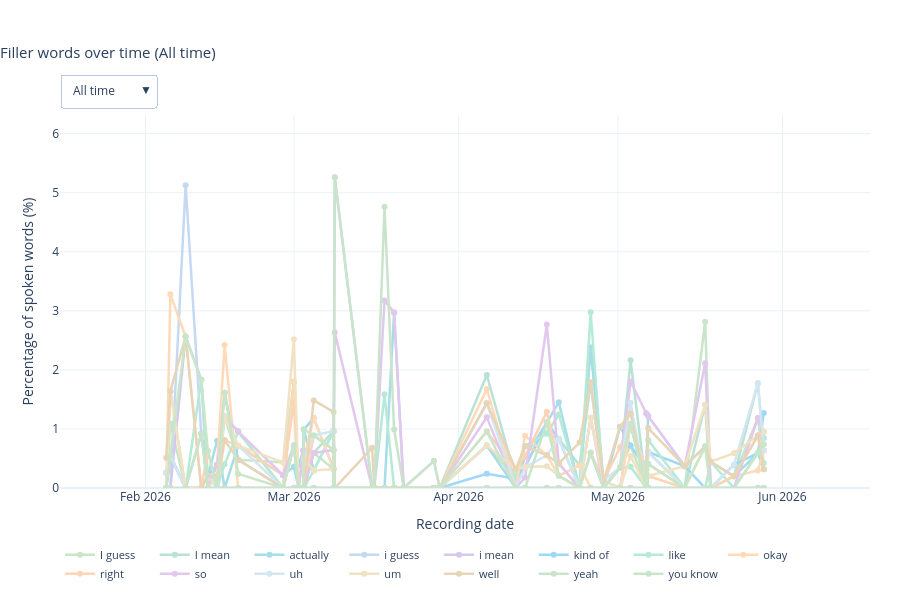

Notebook source saved alongside this figure:
### Code cell
# Plot 2: Filler words over time as interactive line chart with time frame selector.
import plotly.graph_objects as go
from dateutil.relativedelta import relativedelta
from datetime import timedelta

if not records:
    print('No recordings available to plot.')
else:
    time_ordered_records = sorted(records, key=lambda r: (r['recording_dt'], r['recording_id']))
    today_datetime = datetime.combine(TODAY, datetime.min.time())

    monday_this_week = today_datetime - timedelta(days=today_datetime.weekday())
    sunday_this_week = monday_this_week + timedelta(days=6)
    monday_last_week = monday_this_week - timedelta(days=7)
    sunday_last_week = monday_last_week + timedelta(days=6)

    time_frames = {
        'This week':  ('week',   monday_this_week,                         sunday_this_week),
        'Last week':  ('week',   monday_last_week,                         sunday_last_week),
        'Month':      ('month',  today_datetime.replace(day=1),            today_datetime),
        '6 months':   ('period', today_datetime - relativedelta(months=6), today_datetime),
        'Year':       ('period', today_datetime.replace(month=1, day=1),   today_datetime),
        'All time':   ('all',    None,                                      None),
    }

    XFMT = {
        'This week':  ('%a %d', 86400000),
        'Last week':  ('%a %d', 86400000),
        'Month':      ('%b %d', None),
        '6 months':   ('%b %Y', 'M1'),
        'Year':       ('%b',    'M1'),
        'All time':   ('%b %Y', 'M1'),
    }

    def get_filtered_data(frame_type, start_date, end_date):
        if frame_type == 'all':
            return time_ordered_records
        return [r for r in time_ordered_records if start_date <= r['recording_dt'] <= end_date]

    def xaxis_range(frame_type, start_date, end_date):
        if frame_type == 'all':
            if not time_ordered_records:
                return [None, None]
            dts = [r['recording_dt'] for r in time_ordered_records]
            pad = timedelta(days=20)
            return [(min(dts) - pad).isoformat(), (max(dts) + pad).isoformat()]
        pad = timedelta(days=1)
        return [(start_date - pad).isoformat(), (end_date + pad).isoformat()]

    NO_DATA_ANNOTATION = dict(
        text='No recordings in this timeframe',
        xref='paper', yref='paper',
        x=0.5, y=0.5,
        showarrow=False,
        font=dict(size=17, color='#aaaaaa'),
        xanchor='center', yanchor='middle',
    )

    frame_data = {}
    for frame_name, (frame_type, start_date, end_date) in time_frames.items():
        filtered = get_filtered_data(frame_type, start_date, end_date)
        traces = {}
        max_val = 0.0
        for word in filler_words:
            if filtered:
                dates  = [r['recording_dt'] for r in filtered]
                values = np.array(
                    [100.0 * r['filler_counts'].get(word, 0) / max(r['total_words'], 1)
                     for r in filtered], dtype=float)
                has_data = bool(np.any(values > 0))
                max_val  = max(max_val, float(np.nanmax(values)) if has_data else 0.0)
            else:
                dates, values, has_data = [], np.array([]), False
            traces[word] = {'dates': dates, 'values': values, 'has_data': has_data}
        frame_data[frame_name] = {
            'traces':  traces,
            'y_max':   max(5.0, max_val * 1.2),
            'empty':   len(filtered) == 0,
            'x_range': xaxis_range(frame_type, start_date, end_date),
        }

    default_frame = 'All time'
    default_data  = frame_data[default_frame]

    fig = go.Figure()
    for word in filler_words:
        td = default_data['traces'][word]
        fig.add_trace(go.Scatter(
            x=td['dates'], y=td['values'],
            name=word, mode='lines+markers',
            visible=td['has_data'],
            line=dict(color=word_colors[word], width=2.5),
            marker=dict(size=6),
            hovertemplate='<b>%{x|%b %d, %Y}</b><br>' + word + ': %{y:.2f}%<extra></extra>',
        ))

    timeframe_buttons = []
    for frame_name, (frame_type, start_date, end_date) in time_frames.items():
        fdata = frame_data[frame_name]
        fmt, dtick = XFMT[frame_name]
        new_x       = [fdata['traces'][w]['dates']    for w in filler_words]
        new_y       = [fdata['traces'][w]['values']   for w in filler_words]
        new_visible = [fdata['traces'][w]['has_data'] for w in filler_words]
        layout_update = {
            'title.text':       f'Filler words over time ({frame_name})',
            'xaxis.tickformat': fmt,
            'xaxis.range':      fdata['x_range'],
            'yaxis.range':      [0, fdata['y_max']],
        }
        if dtick is not None:
            layout_update['xaxis.dtick'] = dtick
        else:
            layout_update['xaxis.dtick'] = None
        layout_update['annotations'] = [NO_DATA_ANNOTATION] if fdata['empty'] else []
        timeframe_buttons.append({
            'label': frame_name, 'method': 'update',
            'args': [{'x': new_x, 'y': new_y, 'visible': new_visible}, layout_update],
        })

    default_fmt, default_dtick = XFMT[default_frame]

    fig.update_layout(
        title=dict(text=f'Filler words over time ({default_frame})',
                   x=0.0, xanchor='left', font=dict(size=15)),
        xaxis=dict(title='Recording date', tickformat=default_fmt,
                   dtick=default_dtick, range=default_data['x_range']),
        yaxis=dict(title='Percentage of spoken words (%)', range=[0, default_data['y_max']]),
        template='plotly_white', height=600, hovermode='closest',
        annotations=[] if not default_data['empty'] else [NO_DATA_ANNOTATION],
        legend=dict(orientation='h', yanchor='top', y=-0.14, xanchor='left', x=0, font=dict(size=11)),
        margin=dict(b=110, t=115, l=60, r=30),
        updatemenus=[{
            'buttons': timeframe_buttons, 'active': 5, 'direction': 'down', 'showactive': True,
            'x': 0.0, 'xanchor': 'left', 'y': 1.0, 'yanchor': 'bottom',
            'pad': {'b': 8}, 'bgcolor': 'white', 'bordercolor': '#B7C7E5', 'borderwidth': 1,
        }],
    )
    fig.show()

### Figure 1 — Plotly figure (JSON) as saved in the notebook; plotly's stock layout.template omitted (floating-point values rounded to 4 significant figures; data arrays with more than 128 entries replaced by an {"elided": "..."} marker saying what was removed)
{"data": [{"hovertemplate": "<b>%{x|%b %d, %Y}</b><br>I guess: %{y:.2f}%<extra></extra>", "line": {"color": "#C8E6C9", "width": 2.5}, "marker": {"size": 6}, "mode": "lines+markers", "name": "I guess", "type": "scatter", "visible": true, "x": ["2026-02-04T21:33:37", "2026-02-05T16:40:22", "2026-02-08T13:32:37", "2026-02-11T12:22:54", "2026-02-12T18:10:40", "2026-02-14T12:09:22", "2026-02-15T21:52:36", "2026-02-18T11:16:54", "2026-02-26T22:17:24", "2026-02-28T22:56:39", "2026-03-01T20:31:04", "2026-03-02T17:41:13", "2026-03-02T20:13:59", "2026-03-04T16:48:26", "2026-03-08T10:29:07", "2026-03-08T15:51:49", "2026-03-15T16:42:13", "2026-03-16T02:34:06", "2026-03-18T00:44:47", "2026-03-19T20:08:54", "2026-03-21T15:30:38", "2026-03-27T07:52:28", "2026-03-28T10:22:06", "2026-04-06T07:13:08", "2026-04-11T18:07:40", "2026-04-13T12:17:18", "2026-04-17T14:34:50", "2026-04-19T20:46:42", "2026-04-23T18:33:22", "2026-04-25T21:01:21", "2026-04-28T07:03:59", "2026-05-01T10:00:54", "2026-05-03T09:14:24", "2026-05-06T08:19:38", "2026-05-06T08:24:56", "2026-05-06T16:51:33", "2026-05-13T14:00:36", "2026-05-17T10:30:51", "2026-05-18T11:13:11", "2026-05-22T20:50:21", "2026-05-27T08:52:51", "2026-05-28T11:47:49"], "y": [0.0, 1.093, 0.0, 0.0, 0.2075, 0.2, 1.21, 0.4773, 0.4338, 1.799, 0.0, 0.0, 0.0, 0.5935, 0.3215, 0.0, 0.0, 0.0, 0.0, 0.0, 0.0, 0.0, 0.0, 0.7177, 0.1587, 0.3546, 1.107, 0.2075, 0.0, 2.381, 0.0, 0.346, 0.7207, 0.0, 0.0, 0.4057, 0.0, 2.817, 0.0, 0.1972, 1.183, 0.4237]}, {"hovertemplate": "<b>%{x|%b %d, %Y}</b><br>I mean: %{y:.2f}%<extra></extra>", "line": {"color": "#B8E2D4", "width": 2.5}, "marker": {"size": 6}, "mode": "lines+markers", "name": "I mean", "type": "scatter", "visible": true, "x": ["2026-02-04T21:33:37", "2026-02-05T16:40:22", "2026-02-08T13:32:37", "2026-02-11T12:22:54", "2026-02-12T18:10:40", "2026-02-14T12:09:22", "2026-02-15T21:52:36", "2026-02-18T11:16:54", "2026-02-26T22:17:24", "2026-02-28T22:56:39", "2026-03-01T20:31:04", "2026-03-02T17:41:13", "2026-03-02T20:13:59", "2026-03-04T16:48:26", "2026-03-08T10:29:07", "2026-03-08T15:51:49", "2026-03-15T16:42:13", "2026-03-16T02:34:06", "2026-03-18T00:44:47", "2026-03-19T20:08:54", "2026-03-21T15:30:38", "2026-03-27T07:52:28", "2026-03-28T10:22:06", "2026-04-06T07:13:08", "2026-04-11T18:07:40", "2026-04-13T12:17:18", "2026-04-17T14:34:50", "2026-04-19T20:46:42", "2026-04-23T18:33:22", "2026-04-25T21:01:21", "2026-04-28T07:03:59", "2026-05-01T10:00:54", "2026-05-03T09:14:24", "2026-05-06T08:19:38", "2026-05-06T08:24:56", "2026-05-06T16:51:33", "2026-05-13T14:00:36", "2026-05-17T10:30:51", "2026-05-18T11:13:11", "2026-05-22T20:50:21", "2026-05-27T08:52:51", "2026-05-28T11:47:49"], "y": [0.2571, 0.5464, 0.0, 0.0, 0.2075, 0.0, 1.21, 0.9547, 0.0, 1.799, 0.0, 0.0, 0.0, 0.5935, 0.9646, 0.0, 0.0, 0.0, 0.0, 0.0, 0.0, 0.0, 0.0, 1.914, 0.1587, 0.7092, 0.9225, 0.8299, 0.3846, 1.786, 0.0, 0.346, 2.162, 0.0, 0.0, 0.6085, 0.0, 1.408, 0.0, 0.1972, 1.775, 0.6356]}, {"hovertemplate": "<b>%{x|%b %d, %Y}</b><br>actually: %{y:.2f}%<extra></extra>", "line": {"color": "#A6DDE8", "width": 2.5}, "marker": {"size": 6}, "mode": "lines+markers", "name": "actually", "type": "scatter", "visible": true, "x": ["2026-02-04T21:33:37", "2026-02-05T16:40:22", "2026-02-08T13:32:37", "2026-02-11T12:22:54", "2026-02-12T18:10:40", "2026-02-14T12:09:22", "2026-02-15T21:52:36", "2026-02-18T11:16:54", "2026-02-26T22:17:24", "2026-02-28T22:56:39", "2026-03-01T20:31:04", "2026-03-02T17:41:13", "2026-03-02T20:13:59", "2026-03-04T16:48:26", "2026-03-08T10:29:07", "2026-03-08T15:51:49", "2026-03-15T16:42:13", "2026-03-16T02:34:06", "2026-03-18T00:44:47", "2026-03-19T20:08:54", "2026-03-21T15:30:38", "2026-03-27T07:52:28", "2026-03-28T10:22:06", "2026-04-06T07:13:08", "2026-04-11T18:07:40", "2026-04-13T12:17:18", "2026-04-17T14:34:50", "2026-04-19T20:46:42", "2026-04-23T18:33:22", "2026-04-25T21:01:21", "2026-04-28T07:03:59", "2026-05-01T10:00:54", "2026-05-03T09:14:24", "2026-05-06T08:19:38", "2026-05-06T08:24:56", "2026-05-06T16:51:33", "2026-05-13T14:00:36", "2026-05-17T10:30:51", "2026-05-18T11:13:11", "2026-05-22T20:50:21", "2026-05-27T08:52:51", "2026-05-28T11:47:49"], "y": [0.0, 0.5464, 0.0, 0.0, 0.2075, 0.8, 0.0, 0.716, 0.2169, 0.3597, 0.0, 0.0, 0.9901, 0.2967, 0.9646, 0.0, 0.0, 0.0, 0.0, 2.97, 0.0, 0.0, 0.0, 0.7177, 0.0, 0.5319, 1.107, 1.452, 0.0, 2.381, 0.122, 0.0, 1.081, 0.0, 0.4202, 1.217, 0.3704, 0.7042, 0.4444, 0.1972, 0.5917, 0.3178]}, {"hovertemplate": "<b>%{x|%b %d, %Y}</b><br>i guess: %{y:.2f}%<extra></extra>", "line": {"color": "#C5D9F2", "width": 2.5}, "marker": {"size": 6}, "mode": "lines+markers", "name": "i guess", "type": "scatter", "visible": true, "x": ["2026-02-04T21:33:37", "2026-02-05T16:40:22", "2026-02-08T13:32:37", "2026-02-11T12:22:54", "2026-02-12T18:10:40", "2026-02-14T12:09:22", "2026-02-15T21:52:36", "2026-02-18T11:16:54", "2026-02-26T22:17:24", "2026-02-28T22:56:39", "2026-03-01T20:31:04", "2026-03-02T17:41:13", "2026-03-02T20:13:59", "2026-03-04T16:48:26", "2026-03-08T10:29:07", "2026-03-08T15:51:49", "2026-03-15T16:42:13", "2026-03-16T02:34:06", "2026-03-18T00:44:47", "2026-03-19T20:08:54", "2026-03-21T15:30:38", "2026-03-27T07:52:28", "2026-03-28T10:22:06", "2026-04-06T07:13:08", "2026-04-11T18:07:40", "2026-04-13T12:17:18", "2026-04-17T14:34:50", "2026-04-19T20:46:42", "2026-04-23T18:33:22", "2026-04-25T21:01:21", "2026-04-28T07:03:59", "2026-05-01T10:00:54", "2026-05-03T09:14:24", "2026-05-06T08:19:38", "2026-05-06T08:24:56", "2026-05-06T16:51:33", "2026-05-13T14:00:36", "2026-05-17T10:30:51", "2026-05-18T11:13:11", "2026-05-22T20:50:21", "2026-05-27T08:52:51", "2026-05-28T11:47:49"], "y": [0.0, 0.0, 5.128, 0.9174, 0.0, 0.0, 0.0, 0.0, 0.0, 0.0, 0.0, 0.0, 0.0, 0.0, 0.0, 5.263, 0.0, 0.0, 0.0, 0.0, 0.0, 0.0, 0.0, 0.0, 0.0, 0.0, 0.0, 0.0, 0.0, 0.0, 0.0, 0.0, 0.0, 0.0, 0.0, 0.0, 0.0, 0.0, 0.0, 0.0, 0.0, 0.0]}, {"hovertemplate": "<b>%{x|%b %d, %Y}</b><br>i mean: %{y:.2f}%<extra></extra>", "line": {"color": "#D6C7EE", "width": 2.5}, "marker": {"size": 6}, "mode": "lines+markers", "name": "i mean", "type": "scatter", "visible": true, "x": ["2026-02-04T21:33:37", "2026-02-05T16:40:22", "2026-02-08T13:32:37", "2026-02-11T12:22:54", "2026-02-12T18:10:40", "2026-02-14T12:09:22", "2026-02-15T21:52:36", "2026-02-18T11:16:54", "2026-02-26T22:17:24", "2026-02-28T22:56:39", "2026-03-01T20:31:04", "2026-03-02T17:41:13", "2026-03-02T20:13:59", "2026-03-04T16:48:26", "2026-03-08T10:29:07", "2026-03-08T15:51:49", "2026-03-15T16:42:13", "2026-03-16T02:34:06", "2026-03-18T00:44:47", "2026-03-19T20:08:54", "2026-03-21T15:30:38", "2026-03-27T07:52:28", "2026-03-28T10:22:06", "2026-04-06T07:13:08", "2026-04-11T18:07:40", "2026-04-13T12:17:18", "2026-04-17T14:34:50", "2026-04-19T20:46:42", "2026-04-23T18:33:22", "2026-04-25T21:01:21", "2026-04-28T07:03:59", "2026-05-01T10:00:54", "2026-05-03T09:14:24", "2026-05-06T08:19:38", "2026-05-06T08:24:56", "2026-05-06T16:51:33", "2026-05-13T14:00:36", "2026-05-17T10:30:51", "2026-05-18T11:13:11", "2026-05-22T20:50:21", "2026-05-27T08:52:51", "2026-05-28T11:47:49"], "y": [0.0, 0.0, 2.564, 1.835, 0.0, 0.0, 0.0, 0.0, 0.0, 0.0, 0.0, 0.0, 0.0, 0.0, 0.0, 0.0, 0.0, 0.0, 0.0, 0.0, 0.0, 0.0, 0.0, 0.0, 0.0, 0.0, 0.0, 0.0, 0.0, 0.0, 0.0, 0.0, 0.0, 0.0, 0.0, 0.0, 0.0, 0.0, 0.0, 0.0, 0.0, 0.0]}, {"hovertemplate": "<b>%{x|%b %d, %Y}</b><br>kind of: %{y:.2f}%<extra></extra>", "line": {"color": "#9FD8F7", "width": 2.5}, "marker": {"size": 6}, "mode": "lines+markers", "name": "kind of", "type": "scatter", "visible": true, "x": ["2026-02-04T21:33:37", "2026-02-05T16:40:22", "2026-02-08T13:32:37", "2026-02-11T12:22:54", "2026-02-12T18:10:40", "2026-02-14T12:09:22", "2026-02-15T21:52:36", "2026-02-18T11:16:54", "2026-02-26T22:17:24", "2026-02-28T22:56:39", "2026-03-01T20:31:04", "2026-03-02T17:41:13", "2026-03-02T20:13:59", "2026-03-04T16:48:26", "2026-03-08T10:29:07", "2026-03-08T15:51:49", "2026-03-15T16:42:13", "2026-03-16T02:34:06", "2026-03-18T00:44:47", "2026-03-19T20:08:54", "2026-03-21T15:30:38", "2026-03-27T07:52:28", "2026-03-28T10:22:06", "2026-04-06T07:13:08", "2026-04-11T18:07:40", "2026-04-13T12:17:18", "2026-04-17T14:34:50", "2026-04-19T20:46:42", "2026-04-23T18:33:22", "2026-04-25T21:01:21", "2026-04-28T07:03:59", "2026-05-01T10:00:54", "2026-05-03T09:14:24", "2026-05-06T08:19:38", "2026-05-06T08:24:56", "2026-05-06T16:51:33", "2026-05-13T14:00:36", "2026-05-17T10:30:51", "2026-05-18T11:13:11", "2026-05-22T20:50:21", "2026-05-27T08:52:51", "2026-05-28T11:47:49"], "y": [0.0, 0.5464, 0.0, 0.9174, 0.2075, 0.4, 1.613, 0.4773, 0.0, 0.7194, 0.3906, 0.6369, 0.9901, 1.187, 0.3215, 0.0, 0.0, 0.0, 0.0, 0.0, 0.0, 0.0, 0.0, 0.2392, 0.1587, 0.3546, 1.107, 0.8299, 0.0, 0.5952, 0.0, 1.038, 0.7207, 0.3165, 0.0, 0.6085, 0.3704, 0.0, 0.0, 0.3945, 0.5917, 1.271]}, {"hovertemplate": "<b>%{x|%b %d, %Y}</b><br>like: %{y:.2f}%<extra></extra>", "line": {"color": "#B5EAD7", "width": 2.5}, "marker": {"size": 6}, "mode": "lines+markers", "name": "like", "type": "scatter", "visible": true, "x": ["2026-02-04T21:33:37", "2026-02-05T16:40:22", "2026-02-08T13:32:37", "2026-02-11T12:22:54", "2026-02-12T18:10:40", "2026-02-14T12:09:22", "2026-02-15T21:52:36", "2026-02-18T11:16:54", "2026-02-26T22:17:24", "2026-02-28T22:56:39", "2026-03-01T20:31:04", "2026-03-02T17:41:13", "2026-03-02T20:13:59", "2026-03-04T16:48:26", "2026-03-08T10:29:07", "2026-03-08T15:51:49", "2026-03-15T16:42:13", "2026-03-16T02:34:06", "2026-03-18T00:44:47", "2026-03-19T20:08:54", "2026-03-21T15:30:38", "2026-03-27T07:52:28", "2026-03-28T10:22:06", "2026-04-06T07:13:08", "2026-04-11T18:07:40", "2026-04-13T12:17:18", "2026-04-17T14:34:50", "2026-04-19T20:46:42", "2026-04-23T18:33:22", "2026-04-25T21:01:21", "2026-04-28T07:03:59", "2026-05-01T10:00:54", "2026-05-03T09:14:24", "2026-05-06T08:19:38", "2026-05-06T08:24:56", "2026-05-06T16:51:33", "2026-05-13T14:00:36", "2026-05-17T10:30:51", "2026-05-18T11:13:11", "2026-05-22T20:50:21", "2026-05-27T08:52:51", "2026-05-28T11:47:49"], "y": [0.0, 0.0, 0.0, 1.835, 0.2075, 0.0, 0.4032, 0.9547, 0.0, 1.799, 0.0, 0.6369, 0.0, 0.2967, 0.9646, 0.0, 0.0, 0.0, 1.587, 0.0, 0.0, 0.0, 0.0, 1.435, 0.1587, 0.7092, 0.9225, 1.245, 0.0, 2.976, 0.0, 0.346, 0.3604, 0.0, 0.0, 0.8114, 0.0, 0.0, 0.4444, 0.0, 0.5917, 0.8475]}, {"hovertemplate": "<b>%{x|%b %d, %Y}</b><br>okay: %{y:.2f}%<extra></extra>", "line": {"color": "#FFDAB9", "width": 2.5}, "marker": {"size": 6}, "mode": "lines+markers", "name": "okay", "type": "scatter", "visible": true, "x": ["2026-02-04T21:33:37", "2026-02-05T16:40:22", "2026-02-08T13:32:37", "2026-02-11T12:22:54", "2026-02-12T18:10:40", "2026-02-14T12:09:22", "2026-02-15T21:52:36", "2026-02-18T11:16:54", "2026-02-26T22:17:24", "2026-02-28T22:56:39", "2026-03-01T20:31:04", "2026-03-02T17:41:13", "2026-03-02T20:13:59", "2026-03-04T16:48:26", "2026-03-08T10:29:07", "2026-03-08T15:51:49", "2026-03-15T16:42:13", "2026-03-16T02:34:06", "2026-03-18T00:44:47", "2026-03-19T20:08:54", "2026-03-21T15:30:38", "2026-03-27T07:52:28", "2026-03-28T10:22:06", "2026-04-06T07:13:08", "2026-04-11T18:07:40", "2026-04-13T12:17:18", "2026-04-17T14:34:50", "2026-04-19T20:46:42", "2026-04-23T18:33:22", "2026-04-25T21:01:21", "2026-04-28T07:03:59", "2026-05-01T10:00:54", "2026-05-03T09:14:24", "2026-05-06T08:19:38", "2026-05-06T08:24:56", "2026-05-06T16:51:33", "2026-05-13T14:00:36", "2026-05-17T10:30:51", "2026-05-18T11:13:11", "2026-05-22T20:50:21", "2026-05-27T08:52:51", "2026-05-28T11:47:49"], "y": [0.0, 3.279, 2.564, 0.0, 0.0, 0.4, 2.419, 0.0, 0.0, 1.799, 0.0, 0.0, 0.495, 1.187, 0.3215, 0.0, 0.0, 0.0, 0.0, 0.0, 0.0, 0.0, 0.0, 1.675, 0.0, 0.8865, 0.5535, 0.2075, 0.3846, 0.0, 0.0, 0.0, 1.081, 0.0, 0.0, 0.4057, 0.0, 0.7042, 0.0, 0.1972, 0.2959, 0.6356]}, {"hovertemplate": "<b>%{x|%b %d, %Y}</b><br>right: %{y:.2f}%<extra></extra>", "line": {"color": "#FFD4B4", "width": 2.5}, "marker": {"size": 6}, "mode": "lines+markers", "name": "right", "type": "scatter", "visible": true, "x": ["2026-02-04T21:33:37", "2026-02-05T16:40:22", "2026-02-08T13:32:37", "2026-02-11T12:22:54", "2026-02-12T18:10:40", "2026-02-14T12:09:22", "2026-02-15T21:52:36", "2026-02-18T11:16:54", "2026-02-26T22:17:24", "2026-02-28T22:56:39", "2026-03-01T20:31:04", "2026-03-02T17:41:13", "2026-03-02T20:13:59", "2026-03-04T16:48:26", "2026-03-08T10:29:07", "2026-03-08T15:51:49", "2026-03-15T16:42:13", "2026-03-16T02:34:06", "2026-03-18T00:44:47", "2026-03-19T20:08:54", "2026-03-21T15:30:38", "2026-03-27T07:52:28", "2026-03-28T10:22:06", "2026-04-06T07:13:08", "2026-04-11T18:07:40", "2026-04-13T12:17:18", "2026-04-17T14:34:50", "2026-04-19T20:46:42", "2026-04-23T18:33:22", "2026-04-25T21:01:21", "2026-04-28T07:03:59", "2026-05-01T10:00:54", "2026-05-03T09:14:24", "2026-05-06T08:19:38", "2026-05-06T08:24:56", "2026-05-06T16:51:33", "2026-05-13T14:00:36", "2026-05-17T10:30:51", "2026-05-18T11:13:11", "2026-05-22T20:50:21", "2026-05-27T08:52:51", "2026-05-28T11:47:49"], "y": [0.0, 1.639, 0.0, 0.0, 0.6224, 0.0, 0.8065, 0.716, 0.2169, 1.439, 0.0, 0.6369, 0.0, 0.8902, 0.6431, 0.0, 0.0, 0.0, 0.0, 0.0, 0.0, 0.0, 0.0, 0.9569, 0.3175, 0.5319, 1.292, 0.4149, 0.0, 0.5952, 0.122, 0.692, 1.081, 0.3165, 0.0, 0.2028, 0.0, 0.0, 0.0, 0.1972, 0.8876, 0.6356]}, {"hovertemplate": "<b>%{x|%b %d, %Y}</b><br>so: %{y:.2f}%<extra></extra>", "line": {"color": "#E2C7EE", "width": 2.5}, "marker": {"size": 6}, "mode": "lines+markers", "name": "so", "type": "scatter", "visible": true, "x": ["2026-02-04T21:33:37", "2026-02-05T16:40:22", "2026-02-08T13:32:37", "2026-02-11T12:22:54", "2026-02-12T18:10:40", "2026-02-14T12:09:22", "2026-02-15T21:52:36", "2026-02-18T11:16:54", "2026-02-26T22:17:24", "2026-02-28T22:56:39", "2026-03-01T20:31:04", "2026-03-02T17:41:13", "2026-03-02T20:13:59", "2026-03-04T16:48:26", "2026-03-08T10:29:07", "2026-03-08T15:51:49", "2026-03-15T16:42:13", "2026-03-16T02:34:06", "2026-03-18T00:44:47", "2026-03-19T20:08:54", "2026-03-21T15:30:38", "2026-03-27T07:52:28", "2026-03-28T10:22:06", "2026-04-06T07:13:08", "2026-04-11T18:07:40", "2026-04-13T12:17:18", "2026-04-17T14:34:50", "2026-04-19T20:46:42", "2026-04-23T18:33:22", "2026-04-25T21:01:21", "2026-04-28T07:03:59", "2026-05-01T10:00:54", "2026-05-03T09:14:24", "2026-05-06T08:19:38", "2026-05-06T08:24:56", "2026-05-06T16:51:33", "2026-05-13T14:00:36", "2026-05-17T10:30:51", "2026-05-18T11:13:11", "2026-05-22T20:50:21", "2026-05-27T08:52:51", "2026-05-28T11:47:49"], "y": [0.2571, 0.5464, 0.0, 0.0, 0.0, 0.4, 1.21, 0.9547, 0.2169, 0.7194, 0.0, 0.6369, 0.0, 0.5935, 0.6431, 2.632, 0.0, 0.0, 3.175, 2.97, 0.0, 0.4566, 0.0, 1.196, 0.0, 0.1773, 2.768, 0.4149, 0.0, 1.19, 0.0, 0.346, 1.802, 1.266, 1.261, 1.217, 0.3704, 2.113, 0.0, 0.0, 1.183, 0.9534]}, {"hovertemplate": "<b>%{x|%b %d, %Y}</b><br>uh: %{y:.2f}%<extra></extra>", "line": {"color": "#D4E6F1", "width": 2.5}, "marker": {"size": 6}, "mode": "lines+markers", "name": "uh", "type": "scatter", "visible": true, "x": ["2026-02-04T21:33:37", "2026-02-05T16:40:22", "2026-02-08T13:32:37", "2026-02-11T12:22:54", "2026-02-12T18:10:40", "2026-02-14T12:09:22", "2026-02-15T21:52:36", "2026-02-18T11:16:54", "2026-02-26T22:17:24", "2026-02-28T22:56:39", "2026-03-01T20:31:04", "2026-03-02T17:41:13", "2026-03-02T20:13:59", "2026-03-04T16:48:26", "2026-03-08T10:29:07", "2026-03-08T15:51:49", "2026-03-15T16:42:13", "2026-03-16T02:34:06", "2026-03-18T00:44:47", "2026-03-19T20:08:54", "2026-03-21T15:30:38", "2026-03-27T07:52:28", "2026-03-28T10:22:06", "2026-04-06T07:13:08", "2026-04-11T18:07:40", "2026-04-13T12:17:18", "2026-04-17T14:34:50", "2026-04-19T20:46:42", "2026-04-23T18:33:22", "2026-04-25T21:01:21", "2026-04-28T07:03:59", "2026-05-01T10:00:54", "2026-05-03T09:14:24", "2026-05-06T08:19:38", "2026-05-06T08:24:56", "2026-05-06T16:51:33", "2026-05-13T14:00:36", "2026-05-17T10:30:51", "2026-05-18T11:13:11", "2026-05-22T20:50:21", "2026-05-27T08:52:51", "2026-05-28T11:47:49"], "y": [0.2571, 0.5464, 0.0, 0.0, 0.2075, 0.0, 1.21, 0.716, 0.0, 0.7194, 0.0, 0.0, 0.495, 0.8902, 0.9646, 0.0, 0.0, 0.0, 0.0, 0.0, 0.0, 0.0, 0.0, 1.435, 0.0, 0.3546, 0.5535, 0.8299, 0.0, 1.19, 0.122, 0.346, 1.441, 0.0, 0.0, 0.6085, 0.0, 0.0, 0.0, 0.3945, 1.775, 0.6356]}, {"hovertemplate": "<b>%{x|%b %d, %Y}</b><br>um: %{y:.2f}%<extra></extra>", "line": {"color": "#F0E2C3", "width": 2.5}, "marker": {"size": 6}, "mode": "lines+markers", "name": "um", "type": "scatter", "visible": true, "x": ["2026-02-04T21:33:37", "2026-02-05T16:40:22", "2026-02-08T13:32:37", "2026-02-11T12:22:54", "2026-02-12T18:10:40", "2026-02-14T12:09:22", "2026-02-15T21:52:36", "2026-02-18T11:16:54", "2026-02-26T22:17:24", "2026-02-28T22:56:39", "2026-03-01T20:31:04", "2026-03-02T17:41:13", "2026-03-02T20:13:59", "2026-03-04T16:48:26", "2026-03-08T10:29:07", "2026-03-08T15:51:49", "2026-03-15T16:42:13", "2026-03-16T02:34:06", "2026-03-18T00:44:47", "2026-03-19T20:08:54", "2026-03-21T15:30:38", "2026-03-27T07:52:28", "2026-03-28T10:22:06", "2026-04-06T07:13:08", "2026-04-11T18:07:40", "2026-04-13T12:17:18", "2026-04-17T14:34:50", "2026-04-19T20:46:42", "2026-04-23T18:33:22", "2026-04-25T21:01:21", "2026-04-28T07:03:59", "2026-05-01T10:00:54", "2026-05-03T09:14:24", "2026-05-06T08:19:38", "2026-05-06T08:24:56", "2026-05-06T16:51:33", "2026-05-13T14:00:36", "2026-05-17T10:30:51", "2026-05-18T11:13:11", "2026-05-22T20:50:21", "2026-05-27T08:52:51", "2026-05-28T11:47:49"], "y": [0.0, 1.639, 0.0, 0.0, 0.0, 0.2, 1.21, 0.716, 0.4338, 2.518, 0.0, 0.0, 0.495, 0.2967, 0.3215, 0.0, 0.0, 0.0, 0.0, 0.0, 0.0, 0.0, 0.0, 0.7177, 0.3175, 0.3546, 0.369, 0.2075, 0.0, 1.19, 0.122, 0.0, 0.5405, 0.0, 0.0, 0.2028, 0.3704, 1.408, 0.4444, 0.5917, 0.8876, 0.9534]}, {"hovertemplate": "<b>%{x|%b %d, %Y}</b><br>well: %{y:.2f}%<extra></extra>", "line": {"color": "#E8D5B7", "width": 2.5}, "marker": {"size": 6}, "mode": "lines+markers", "name": "well", "type": "scatter", "visible": true, "x": ["2026-02-04T21:33:37", "2026-02-05T16:40:22", "2026-02-08T13:32:37", "2026-02-11T12:22:54", "2026-02-12T18:10:40", "2026-02-14T12:09:22", "2026-02-15T21:52:36", "2026-02-18T11:16:54", "2026-02-26T22:17:24", "2026-02-28T22:56:39", "2026-03-01T20:31:04", "2026-03-02T17:41:13", "2026-03-02T20:13:59", "2026-03-04T16:48:26", "2026-03-08T10:29:07", "2026-03-08T15:51:49", "2026-03-15T16:42:13", "2026-03-16T02:34:06", "2026-03-18T00:44:47", "2026-03-19T20:08:54", "2026-03-21T15:30:38", "2026-03-27T07:52:28", "2026-03-28T10:22:06", "2026-04-06T07:13:08", "2026-04-11T18:07:40", "2026-04-13T12:17:18", "2026-04-17T14:34:50", "2026-04-19T20:46:42", "2026-04-23T18:33:22", "2026-04-25T21:01:21", "2026-04-28T07:03:59", "2026-05-01T10:00:54", "2026-05-03T09:14:24", "2026-05-06T08:19:38", "2026-05-06T08:24:56", "2026-05-06T16:51:33", "2026-05-13T14:00:36", "2026-05-17T10:30:51", "2026-05-18T11:13:11", "2026-05-22T20:50:21", "2026-05-27T08:52:51", "2026-05-28T11:47:49"], "y": [0.5141, 1.639, 2.564, 0.0, 0.2075, 0.2, 0.8065, 0.4773, 0.0, 0.7194, 0.0, 0.0, 0.0, 1.484, 1.286, 0.0, 0.6803, 0.0, 0.0, 0.0, 0.0, 0.0, 0.0, 1.435, 0.3175, 0.7092, 0.5535, 0.4149, 0.7692, 1.786, 0.122, 1.038, 1.261, 0.0, 0.0, 1.014, 0.3704, 0.7042, 0.4444, 0.1972, 0.8876, 0.3178]}, {"hovertemplate": "<b>%{x|%b %d, %Y}</b><br>yeah: %{y:.2f}%<extra></extra>", "line": {"color": "#C9E4CA", "width": 2.5}, "marker": {"size": 6}, "mode": "lines+markers", "name": "yeah", "type": "scatter", "visible": true, "x": ["2026-02-04T21:33:37", "2026-02-05T16:40:22", "2026-02-08T13:32:37", "2026-02-11T12:22:54", "2026-02-12T18:10:40", "2026-02-14T12:09:22", "2026-02-15T21:52:36", "2026-02-18T11:16:54", "2026-02-26T22:17:24", "2026-02-28T22:56:39", "2026-03-01T20:31:04", "2026-03-02T17:41:13", "2026-03-02T20:13:59", "2026-03-04T16:48:26", "2026-03-08T10:29:07", "2026-03-08T15:51:49", "2026-03-15T16:42:13", "2026-03-16T02:34:06", "2026-03-18T00:44:47", "2026-03-19T20:08:54", "2026-03-21T15:30:38", "2026-03-27T07:52:28", "2026-03-28T10:22:06", "2026-04-06T07:13:08", "2026-04-11T18:07:40", "2026-04-13T12:17:18", "2026-04-17T14:34:50", "2026-04-19T20:46:42", "2026-04-23T18:33:22", "2026-04-25T21:01:21", "2026-04-28T07:03:59", "2026-05-01T10:00:54", "2026-05-03T09:14:24", "2026-05-06T08:19:38", "2026-05-06T08:24:56", "2026-05-06T16:51:33", "2026-05-13T14:00:36", "2026-05-17T10:30:51", "2026-05-18T11:13:11", "2026-05-22T20:50:21", "2026-05-27T08:52:51", "2026-05-28T11:47:49"], "y": [0.0, 0.0, 0.0, 0.9174, 0.0, 0.0, 0.0, 0.0, 0.0, 0.0, 0.0, 0.0, 0.0, 0.0, 0.0, 5.263, 0.0, 0.0, 4.762, 0.9901, 0.0, 0.0, 0.0, 0.0, 0.0, 0.0, 0.0, 0.0, 0.0, 0.0, 0.0, 0.0, 0.0, 0.0, 0.4202, 0.0, 0.0, 0.0, 0.0, 0.0, 0.0, 0.0]}, {"hovertemplate": "<b>%{x|%b %d, %Y}</b><br>you know: %{y:.2f}%<extra></extra>", "line": {"color": "#C8E6C9", "width": 2.5}, "marker": {"size": 6}, "mode": "lines+markers", "name": "you know", "type": "scatter", "visible": true, "x": ["2026-02-04T21:33:37", "2026-02-05T16:40:22", "2026-02-08T13:32:37", "2026-02-11T12:22:54", "2026-02-12T18:10:40", "2026-02-14T12:09:22", "2026-02-15T21:52:36", "2026-02-18T11:16:54", "2026-02-26T22:17:24", "2026-02-28T22:56:39", "2026-03-01T20:31:04", "2026-03-02T17:41:13", "2026-03-02T20:13:59", "2026-03-04T16:48:26", "2026-03-08T10:29:07", "2026-03-08T15:51:49", "2026-03-15T16:42:13", "2026-03-16T02:34:06", "2026-03-18T00:44:47", "2026-03-19T20:08:54", "2026-03-21T15:30:38", "2026-03-27T07:52:28", "2026-03-28T10:22:06", "2026-04-06T07:13:08", "2026-04-11T18:07:40", "2026-04-13T12:17:18", "2026-04-17T14:34:50", "2026-04-19T20:46:42", "2026-04-23T18:33:22", "2026-04-25T21:01:21", "2026-04-28T07:03:59", "2026-05-01T10:00:54", "2026-05-03T09:14:24", "2026-05-06T08:19:38", "2026-05-06T08:24:56", "2026-05-06T16:51:33", "2026-05-13T14:00:36", "2026-05-17T10:30:51", "2026-05-18T11:13:11", "2026-05-22T20:50:21", "2026-05-27T08:52:51", "2026-05-28T11:47:49"], "y": [0.0, 0.5464, 2.564, 1.835, 0.6224, 0.0, 1.613, 0.2387, 0.0, 0.7194, 0.0, 0.0, 0.9901, 0.8902, 0.6431, 0.0, 0.0, 0.0, 0.0, 0.0, 0.0, 0.4566, 0.0, 0.9569, 0.0, 0.0, 1.107, 0.2075, 0.0, 0.5952, 0.0, 0.346, 1.081, 0.0, 0.0, 0.4057, 0.0, 0.7042, 0.0, 0.0, 0.5917, 0.7415]}], "layout": {"height": 600, "hovermode": "closest", "legend": {"font": {"size": 11}, "orientation": "h", "x": 0, "xanchor": "left", "y": -0.14, "yanchor": "top"}, "margin": {"b": 110, "l": 60, "r": 30, "t": 115}, "title": {"font": {"size": 15}, "text": "Filler words over time (All time)", "x": 0, "xanchor": "left"}, "updatemenus": [{"active": 5, "bgcolor": "white", "bordercolor": "#B7C7E5", "borderwidth": 1, "buttons": [{"args": [{"visible": [true, true, true, false, false, true, true, true, true, true, true, true, true, true, true], "x": [["2026-05-06T08:19:38", "2026-05-06T08:24:56", "2026-05-06T16:51:33"], ["2026-05-06T08:19:38", "2026-05-06T08:24:56", "2026-05-06T16:51:33"], ["2026-05-06T08:19:38", "2026-05-06T08:24:56", "2026-05-06T16:51:33"], ["2026-05-06T08:19:38", "2026-05-06T08:24:56", "2026-05-06T16:51:33"], ["2026-05-06T08:19:38", "2026-05-06T08:24:56", "2026-05-06T16:51:33"], ["2026-05-06T08:19:38", "2026-05-06T08:24:56", "2026-05-06T16:51:33"], ["2026-05-06T08:19:38", "2026-05-06T08:24:56", "2026-05-06T16:51:33"], ["2026-05-06T08:19:38", "2026-05-06T08:24:56", "2026-05-06T16:51:33"], ["2026-05-06T08:19:38", "2026-05-06T08:24:56", "2026-05-06T16:51:33"], ["2026-05-06T08:19:38", "2026-05-06T08:24:56", "2026-05-06T16:51:33"], ["2026-05-06T08:19:38", "2026-05-06T08:24:56", "2026-05-06T16:51:33"], ["2026-05-06T08:19:38", "2026-05-06T08:24:56", "2026-05-06T16:51:33"], ["2026-05-06T08:19:38", "2026-05-06T08:24:56", "2026-05-06T16:51:33"], ["2026-05-06T08:19:38", "2026-05-06T08:24:56", "2026-05-06T16:51:33"], ["2026-05-06T08:19:38", "2026-05-06T08:24:56", "2026-05-06T16:51:33"]], "y": [[0, 0, 0.4057], [0, 0, 0.6085], [0, 0.4202, 1.217], [0, 0, 0], [0, 0, 0], [0.3165, 0, 0.6085], [0, 0, 0.8114], [0, 0, 0.4057], [0.3165, 0, 0.2028], [1.266, 1.261, 1.217], [0, 0, 0.6085], [0, 0, 0.2028], [0, 0, 1.014], [0, 0.4202, 0], [0, 0, 0.4057]]}, {"annotations": [], "title.text": "Filler words over time (This week)", "xaxis.dtick": 86400000, "xaxis.range": ["2026-05-03T00:00:00", "2026-05-11T00:00:00"], "xaxis.tickformat": "%a %d", "yaxis.range": [0, 5]}], "label": "This week", "method": "update"}, {"args": [{"visible": [true, true, true, false, false, true, true, false, true, true, true, true, true, false, true], "x": [["2026-04-28T07:03:59", "2026-05-01T10:00:54"], ["2026-04-28T07:03:59", "2026-05-01T10:00:54"], ["2026-04-28T07:03:59", "2026-05-01T10:00:54"], ["2026-04-28T07:03:59", "2026-05-01T10:00:54"], ["2026-04-28T07:03:59", "2026-05-01T10:00:54"], ["2026-04-28T07:03:59", "2026-05-01T10:00:54"], ["2026-04-28T07:03:59", "2026-05-01T10:00:54"], ["2026-04-28T07:03:59", "2026-05-01T10:00:54"], ["2026-04-28T07:03:59", "2026-05-01T10:00:54"], ["2026-04-28T07:03:59", "2026-05-01T10:00:54"], ["2026-04-28T07:03:59", "2026-05-01T10:00:54"], ["2026-04-28T07:03:59", "2026-05-01T10:00:54"], ["2026-04-28T07:03:59", "2026-05-01T10:00:54"], ["2026-04-28T07:03:59", "2026-05-01T10:00:54"], ["2026-04-28T07:03:59", "2026-05-01T10:00:54"]], "y": [[0, 0.346], [0, 0.346], [0.122, 0], [0, 0], [0, 0], [0, 1.038], [0, 0.346], [0, 0], [0.122, 0.692], [0, 0.346], [0.122, 0.346], [0.122, 0], [0.122, 1.038], [0, 0], [0, 0.346]]}, {"annotations": [], "title.text": "Filler words over time (Last week)", "xaxis.dtick": 86400000, "xaxis.range": ["2026-04-26T00:00:00", "2026-05-04T00:00:00"], "xaxis.tickformat": "%a %d", "yaxis.range": [0, 5]}], "label": "Last week", "method": "update"}, {"args": [{"visible": [true, true, true, false, false, true, true, true, true, true, true, true, true, false, true], "x": [["2026-05-01T10:00:54", "2026-05-03T09:14:24"], ["2026-05-01T10:00:54", "2026-05-03T09:14:24"], ["2026-05-01T10:00:54", "2026-05-03T09:14:24"], ["2026-05-01T10:00:54", "2026-05-03T09:14:24"], ["2026-05-01T10:00:54", "2026-05-03T09:14:24"], ["2026-05-01T10:00:54", "2026-05-03T09:14:24"], ["2026-05-01T10:00:54", "2026-05-03T09:14:24"], ["2026-05-01T10:00:54", "2026-05-03T09:14:24"], ["2026-05-01T10:00:54", "2026-05-03T09:14:24"], ["2026-05-01T10:00:54", "2026-05-03T09:14:24"], ["2026-05-01T10:00:54", "2026-05-03T09:14:24"], ["2026-05-01T10:00:54", "2026-05-03T09:14:24"], ["2026-05-01T10:00:54", "2026-05-03T09:14:24"], ["2026-05-01T10:00:54", "2026-05-03T09:14:24"], ["2026-05-01T10:00:54", "2026-05-03T09:14:24"]], "y": [[0.346, 0.7207], [0.346, 2.162], [0, 1.081], [0, 0], [0, 0], [1.038, 0.7207], [0.346, 0.3604], [0, 1.081], [0.692, 1.081], [0.346, 1.802], [0.346, 1.441], [0, 0.5405], [1.038, 1.261], [0, 0], [0.346, 1.081]]}, {"annotations": [], "title.text": "Filler words over time (Month)", "xaxis.dtick": null, "xaxis.range": ["2026-04-30T00:00:00", "2026-05-07T00:00:00"], "xaxis.tickformat": "%b %d", "yaxis.range": [0, 5]}], "label": "Month", "method": "update"}, {"args": [{"visible": [true, true, true, true, true, true, true, true, true, true, true, true, true, true, true], "x": {"elided": "15x33 str values"}, "y": {"elided": "15x33 float values"}}, {"annotations": [], "title.text": "Filler words over time (6 months)", "xaxis.dtick": "M1", "xaxis.range": ["2025-11-05T00:00:00", "2026-05-07T00:00:00"], "xaxis.tickformat": "%b %Y", "yaxis.range": [0, 6.316]}], "label": "6 months", "method": "update"}, {"args": [{"visible": [true, true, true, true, true, true, true, true, true, true, true, true, true, true, true], "x": {"elided": "15x33 str values"}, "y": {"elided": "15x33 float values"}}, {"annotations": [], "title.text": "Filler words over time (Year)", "xaxis.dtick": "M1", "xaxis.range": ["2025-12-31T00:00:00", "2026-05-07T00:00:00"], "xaxis.tickformat": "%b", "yaxis.range": [0, 6.316]}], "label": "Year", "method": "update"}, {"args": [{"visible": [true, true, true, true, true, true, true, true, true, true, true, true, true, true, true], "x": {"elided": "15x42 str values"}, "y": {"elided": "15x42 float values"}}, {"annotations": [], "title.text": "Filler words over time (All time)", "xaxis.dtick": "M1", "xaxis.range": ["2026-01-15T21:33:37", "2026-06-17T11:47:49"], "xaxis.tickformat": "%b %Y", "yaxis.range": [0, 6.316]}], "label": "All time", "method": "update"}], "direction": "down", "pad": {"b": 8}, "showactive": true, "x": 0, "xanchor": "left", "y": 1, "yanchor": "bottom"}], "xaxis": {"dtick": "M1", "range": ["2026-01-15T21:33:37", "2026-06-17T11:47:49"], "tickformat": "%b %Y", "title": {"text": "Recording date"}}, "yaxis": {"range": [0, 6.316], "title": {"text": "Percentage of spoken words (%)"}}}}
